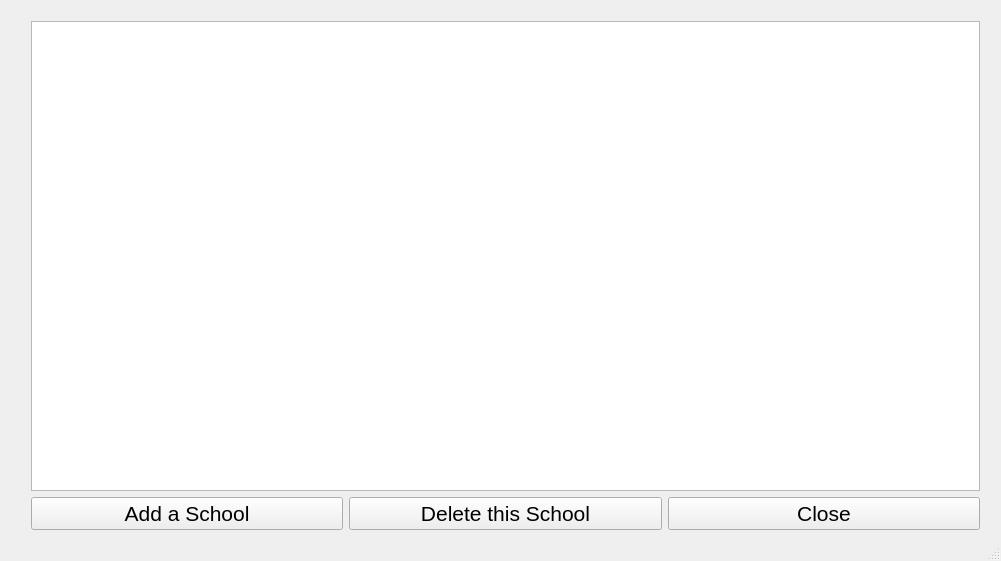
<?xml version="1.0" encoding="UTF-8"?>
<ui version="4.0">
 <class>Transfer_CheckList</class>
 <widget class="QMainWindow" name="Transfer_CheckList">
  <property name="geometry">
   <rect>
    <x>0</x>
    <y>0</y>
    <width>1001</width>
    <height>561</height>
   </rect>
  </property>
  <property name="windowTitle">
   <string>Transfer_CheckList</string>
  </property>
  <widget class="QWidget" name="centralWidget">
   <widget class="QWidget" name="gridLayoutWidget">
    <property name="geometry">
     <rect>
      <x>20</x>
      <y>10</y>
      <width>971</width>
      <height>531</height>
     </rect>
    </property>
    <layout class="QGridLayout" name="gridLayout">
     <item row="0" column="1">
      <layout class="QVBoxLayout" name="verticalLayout">
       <item>
        <widget class="QListWidget" name="MainistWidget_2"/>
       </item>
       <item>
        <layout class="QHBoxLayout" name="horizontalLayout">
         <item>
          <widget class="QPushButton" name="AddWidgetPushButton">
           <property name="font">
            <font>
             <pointsize>16</pointsize>
            </font>
           </property>
           <property name="text">
            <string>Add a School</string>
           </property>
          </widget>
         </item>
         <item>
          <widget class="QPushButton" name="DeleteSchoolPushButton">
           <property name="font">
            <font>
             <pointsize>16</pointsize>
            </font>
           </property>
           <property name="text">
            <string>Delete this School</string>
           </property>
          </widget>
         </item>
         <item>
          <widget class="QPushButton" name="ClosePushButton">
           <property name="font">
            <font>
             <pointsize>16</pointsize>
            </font>
           </property>
           <property name="text">
            <string>Close</string>
           </property>
          </widget>
         </item>
        </layout>
       </item>
      </layout>
     </item>
    </layout>
   </widget>
  </widget>
  <widget class="QStatusBar" name="statusBar"/>
 </widget>
 <layoutdefault spacing="6" margin="11"/>
 <resources/>
 <connections>
  <connection>
   <sender>ClosePushButton</sender>
   <signal>clicked()</signal>
   <receiver>Transfer_CheckList</receiver>
   <slot>close()</slot>
   <hints>
    <hint type="sourcelabel">
     <x>737</x>
     <y>372</y>
    </hint>
    <hint type="destinationlabel">
     <x>658</x>
     <y>195</y>
    </hint>
   </hints>
  </connection>
 </connections>
</ui>
